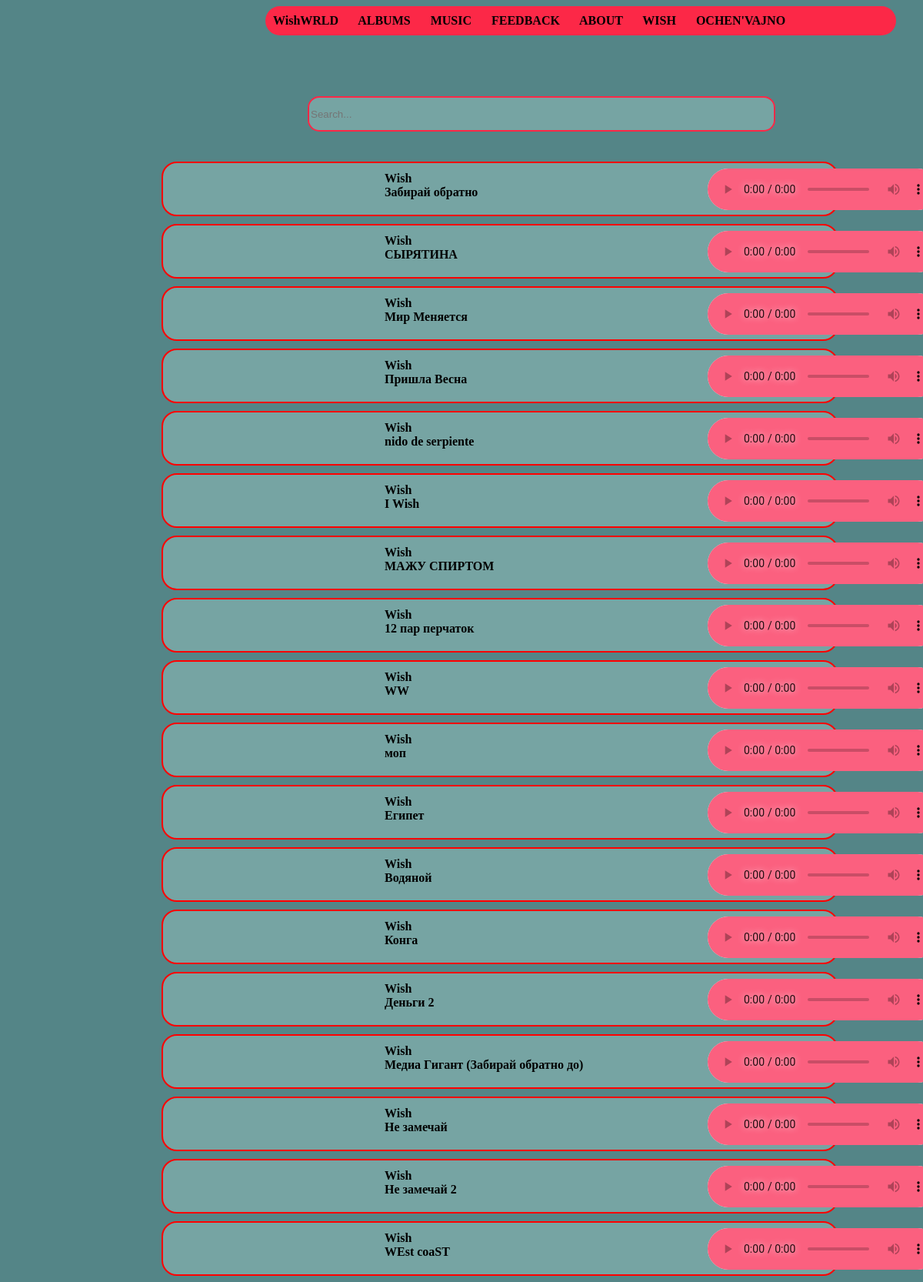
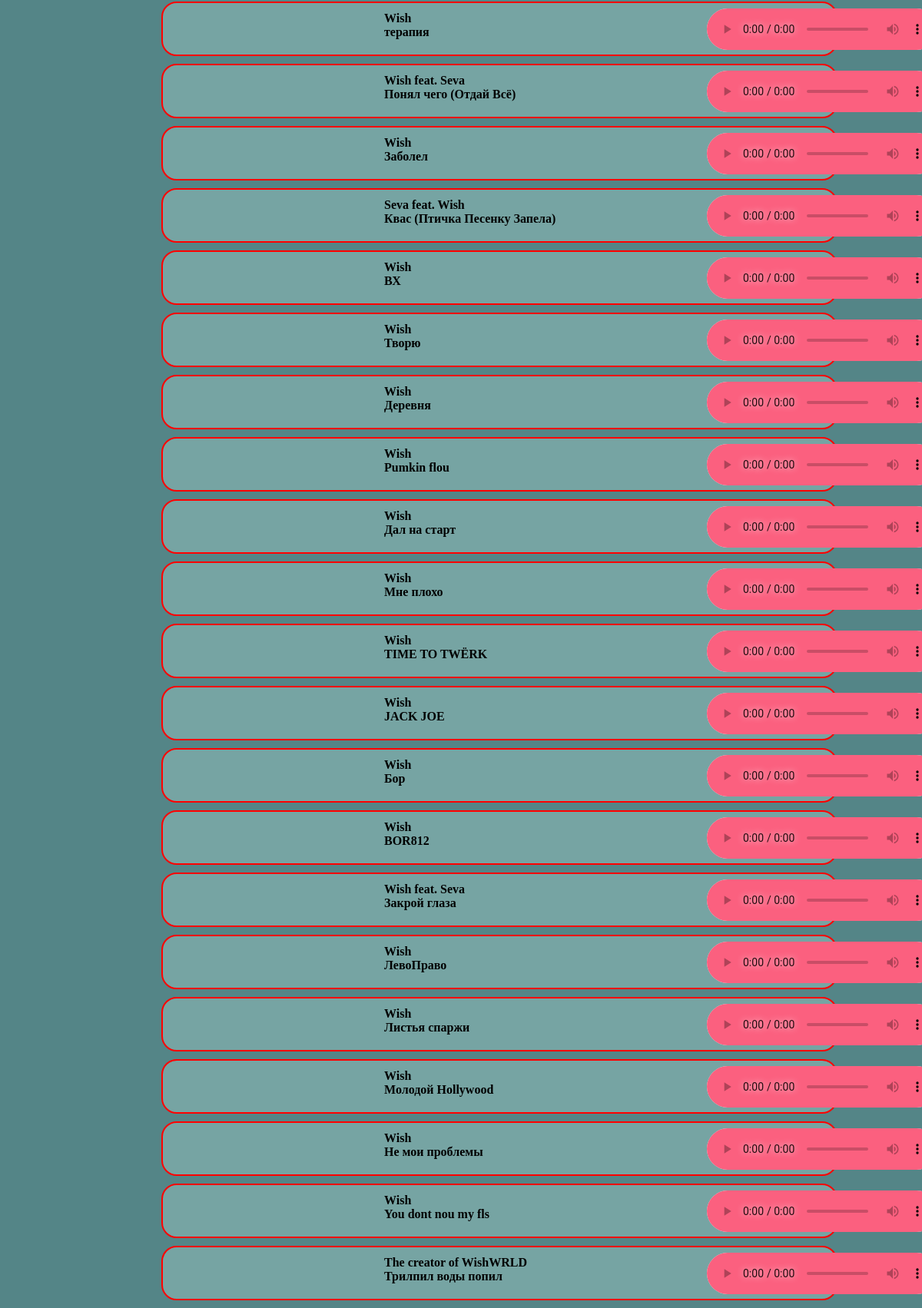
The page /songs/ on the database its author committed (2 pictures, top to bottom).
### main/models.py (models this page shows, shortened)
class UploadSongs(models.Model):
    autor = models.CharField(max_length=75)
    song_name = models.CharField(max_length=75)
    file = models.FileField(upload_to='uploadsmodel',validators=[FileExtensionValidator(allowed_extensions=['mp3'])])
    class Meta:
        verbose_name ='Song'
        verbose_name_plural ='Songs'

### main/views.py (the view)
def songs (request):
    error = ''
    if request.method == 'POST':
        form = UploadSongsForm(request.POST, request.FILES)
        if form.is_valid():
            file_upload = UploadSongs(file=form.cleaned_data['file'],
            song_name = form.cleaned_data['song_name']
            )
            file_upload.save()
            return redirect('songs')
        else:
            error = ''
    else:
        form = UploadSongsForm()
    song = UploadSongs.objects.all()
    return render(request, 'main/songs.html', {'form': form, 'song': song, 'error': error})

### main/forms.py
class UploadSongsForm(ModelForm):
    class Meta:
        model = UploadSongs
        fields = ['autor','song_name','file']
        widgets = {
            'autor': TextInput(attrs={
                'placeholder': 'autor'
            }),
            'song_name': TextInput(attrs={
                'placeholder': 'song name'
            }),
            'file': FileInput()
        }

### main/templates/main/songs.html
{% extends 'main/layout.html' %}
{%block content%}
    <form action="{% url 'search_result' %}" method="get">
      <input name="song_name" type="text" placeholder="Search..." id="search" >
    </form>
   {% if song %}
    <div id="main_div_songs">
    {% for el in song %}
        <div id="song_autor_file">
        <span id="song_autor">{{ el.autor }} <br> {{ el.song_name }}</span><audio id="song_file" controls>
            <source src="{{ el.file.url }}" type="audio/mpeg">
        </audio><br>
        <br> <br>
        </div>
    {% endfor %}
    </div>
{% endif %}
{%endblock%}

### main/templates/main/layout.html (shortened to what this page needs)
{% load static %}
<!doctype html>
<html lang="en">
<head>
    <link rel="stylesheet" href="{% static 'main/css/main.css'%}" >
</head>
    <div class="layout">
    <a href="/" id="wishwrld_layout">WishWRLD</a>
    <a id="albums_layout" href="{%url 'albums'%}">ALBUMS</a>
    <a id="music_layout" href="{%url 'songs'%}">MUSIC</a>
    <a id="feedback_layout" href="{%url 'feedback' %}">FEEDBACK</a>
    <a id="about_wish_layout" href="{%url 'wishpage'%}">ABOUT WISH</a>
    <a id="ochenvajno_layout" href="{%url 'ochenvajno'%}">OCHEN'VAJNO</a>
    </div>
<body>
    {% block content%}
    {% endblock %}
</body>
</html>

### main/static/main/css/main.css (style rules this page uses)
body { background:#548587 }
a { text-decoration: none; color: black; }
#main_div_songs { float:center; width:75%; position:absolute; left:200px; top: 200px; }
#song_autor { float:left; position:absolute; left: 300px; padding-top:4px; font-family: 'Arial Black' ; font-weight: bold; }
#song_file { float:right; position:absolute; left:720px; padding-bottom:10px }
#song_autor_file { float:center; background:#76a4a3; margin:10px; border-radius: 20px; padding-top: 7px; padding-left: 7px; height: 60px; border: 2px solid red; }
#search { float:center; position:absolute; left: 400px; top:125px; background-color:#76a4a3; height: 40px; width:50%; border-radius: 15px; border: 2px solid #fc2847 }
.layout { word-spacing: 22px; font-family: 'Arial Black' ; font-weight: bold; position: fixed; z-index:2; left:345px; width:800px; background-color:#fc2847; border-radius: 25px; padding:10px; }

### rows shown on the page
UploadSongs: autor "Wish", song_name "Забирай обратно"
UploadSongs: autor "Wish", song_name "СЫРЯТИНА"
UploadSongs: autor "Wish", song_name "Мир Меняется"
UploadSongs: autor "Wish", song_name "Пришла Весна"
UploadSongs: autor "Wish", song_name "nido de serpiente"
UploadSongs: autor "Wish", song_name "I Wish"
UploadSongs: autor "Wish", song_name "МАЖУ СПИРТОМ"
UploadSongs: autor "Wish", song_name "12 пар перчаток"
UploadSongs: autor "Wish", song_name "WW"
UploadSongs: autor "Wish", song_name "моп"
UploadSongs: autor "Wish", song_name "Египет"
UploadSongs: autor "Wish", song_name "Водяной"
UploadSongs: autor "Wish", song_name "Конга"
UploadSongs: autor "Wish", song_name "Деньги 2"
UploadSongs: autor "Wish", song_name "Медиа Гигант (Забирай обратно до)"
UploadSongs: autor "Wish", song_name "Не замечай"
UploadSongs: autor "Wish", song_name "Не замечай 2"
UploadSongs: autor "Wish", song_name "WEst coaST"
UploadSongs: autor "Wish", song_name "терапия"
UploadSongs: autor "Wish feat. Seva", song_name "Понял чего (Отдай Всё)"
UploadSongs: autor "Wish", song_name "Заболел"
UploadSongs: autor "Seva feat. Wish", song_name "Квас (Птичка Песенку Запела)"
UploadSongs: autor "Wish", song_name "ВХ"
UploadSongs: autor "Wish", song_name "Творю"
UploadSongs: autor "Wish", song_name "Деревня"
UploadSongs: autor "Wish", song_name "Pumkin flou"
UploadSongs: autor "Wish", song_name "Дал на старт"
UploadSongs: autor "Wish", song_name "Мне плохо"
UploadSongs: autor "Wish", song_name "TIME TO TWЁRK"
UploadSongs: autor "Wish", song_name "JACK JOE"
UploadSongs: autor "Wish", song_name "Бор"
UploadSongs: autor "Wish", song_name "BOR812"
UploadSongs: autor "Wish feat. Seva", song_name "Закрой глаза"
UploadSongs: autor "Wish", song_name "ЛевоПраво"
UploadSongs: autor "Wish", song_name "Листья спаржи"
UploadSongs: autor "Wish", song_name "Молодой Hollywood"
UploadSongs: autor "Wish", song_name "Не мои проблемы"
UploadSongs: autor "Wish", song_name "You dont nou my fls"
UploadSongs: autor "The creator of WishWRLD", song_name "Трилпил воды попил"
